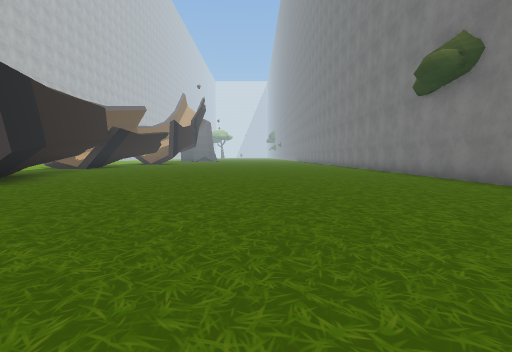
[1] (above)

24 first-person views from a walk through a 3-D level made in the Unity game engine. The camera is 1.2 m above the floor, tilts 4° down and sees 85° across. The floor is counted in squares, 2 m on a side. Each view is taken from the middle of a square. On the plan, view 1 faces up. The plan holds only what a view shows up to about 9 squares ahead; the rest is blank. The place goes on beyond the plan. The player character is not drawn. Some surface patterns are stand-ins.

[2]
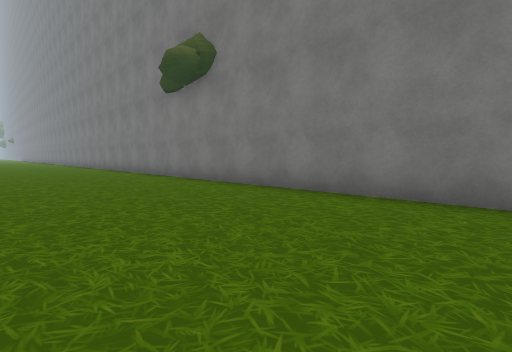

[3]
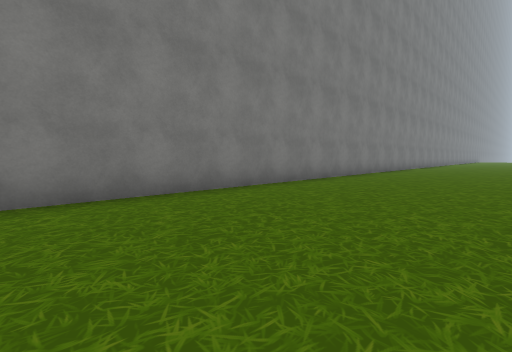

[4]
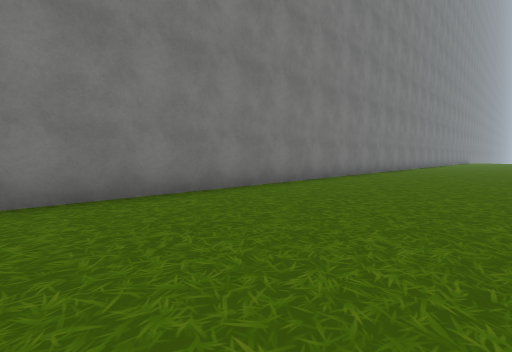

[5]
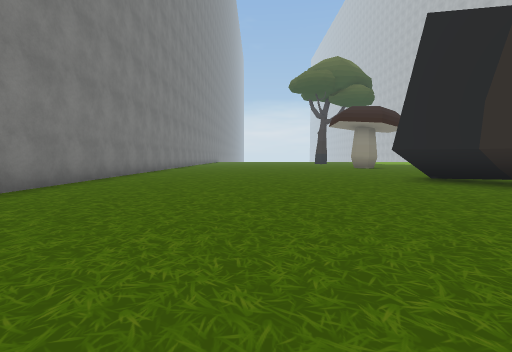

[6]
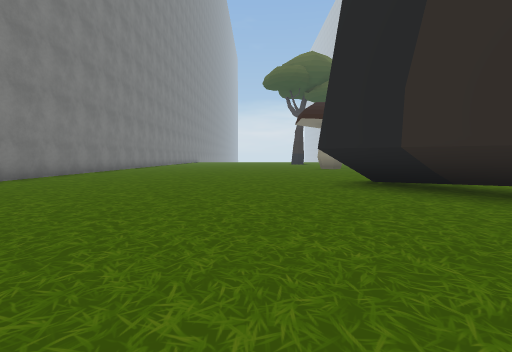

[7]
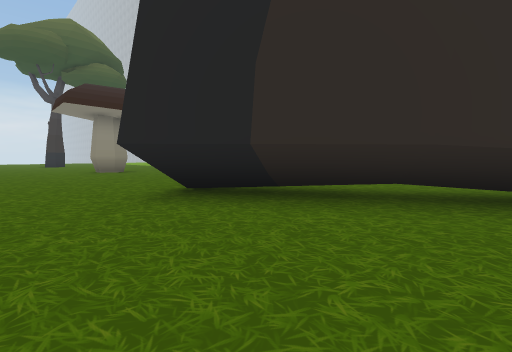

[8]
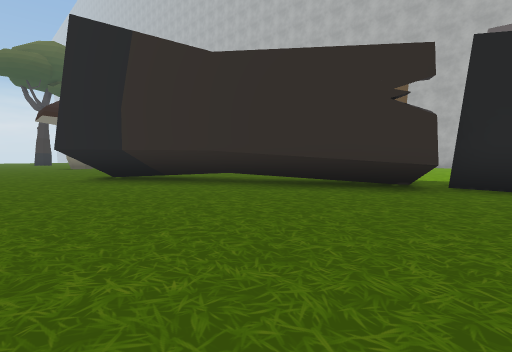

[9]
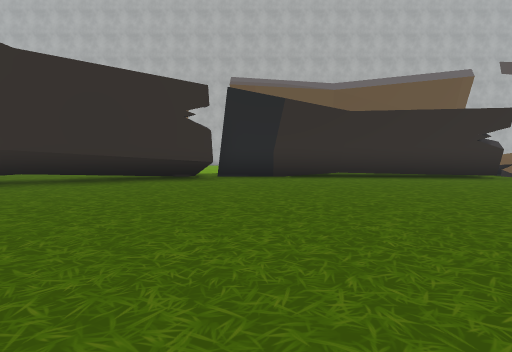

[10]
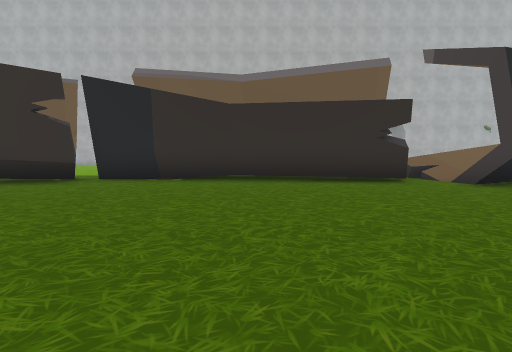

[11]
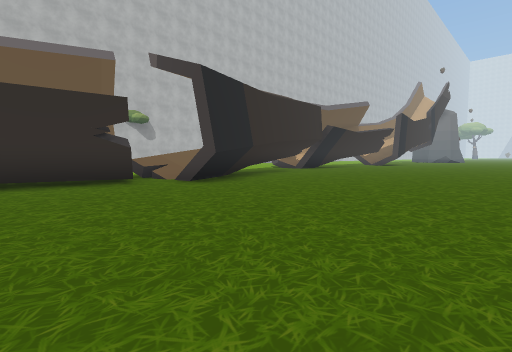

[12]
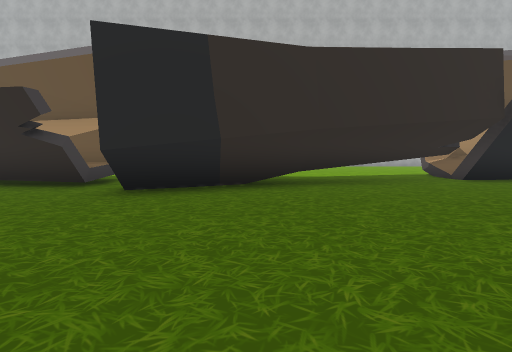

[13]
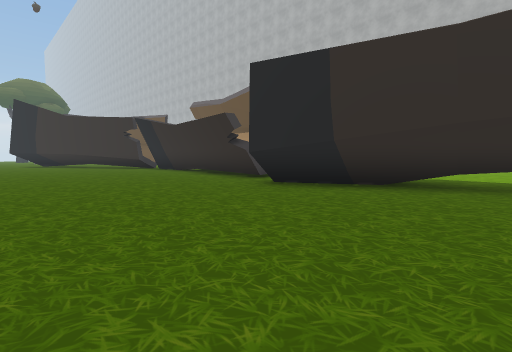

[14]
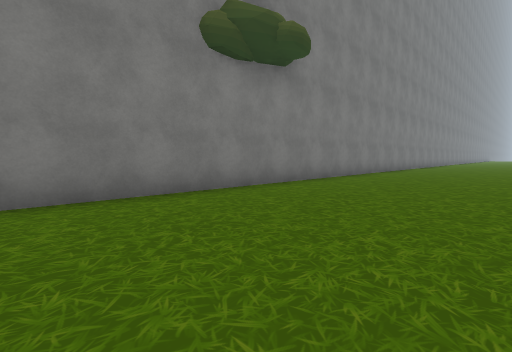

[15]
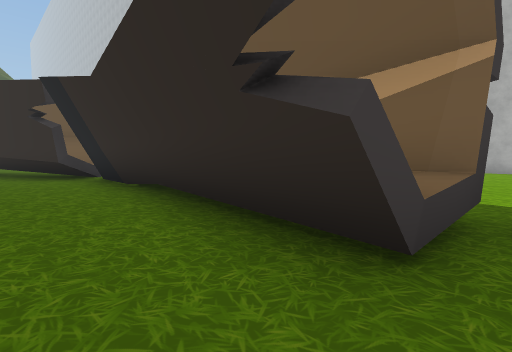

[16]
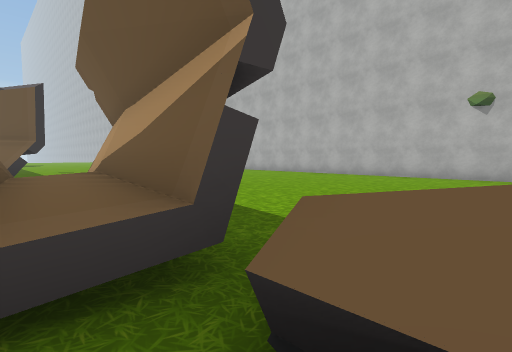

[17]
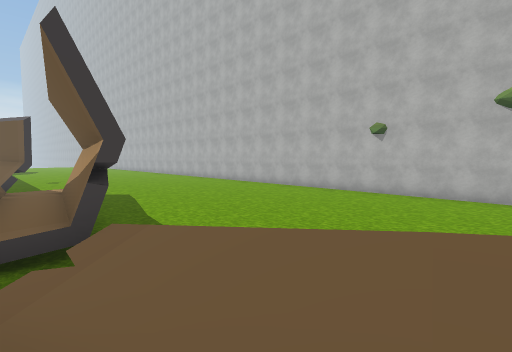

[18]
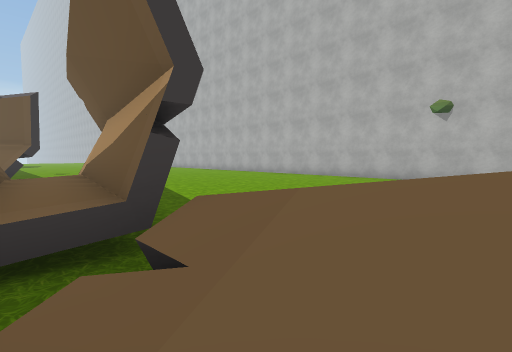

[19]
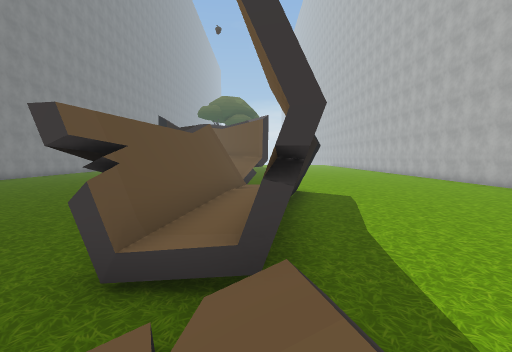

[20]
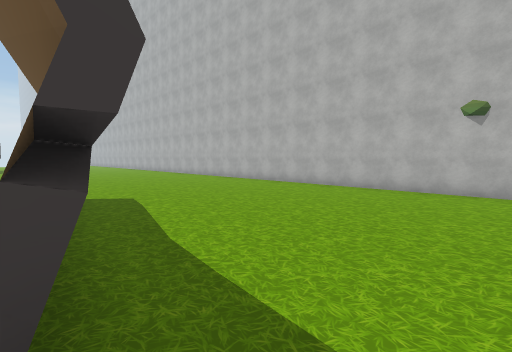

[21]
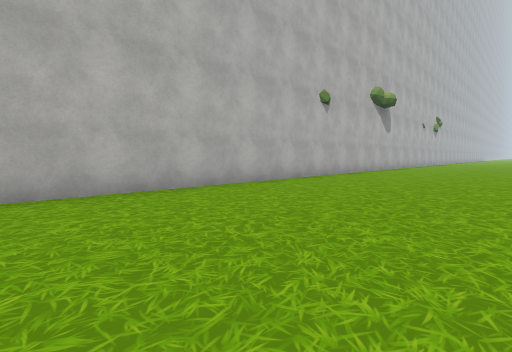

[22]
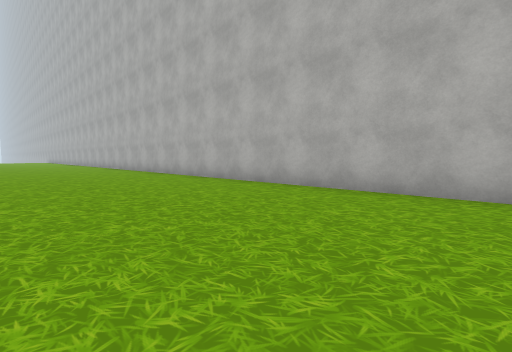

[23]
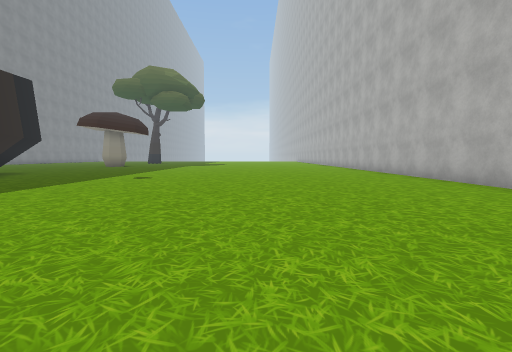

[24]
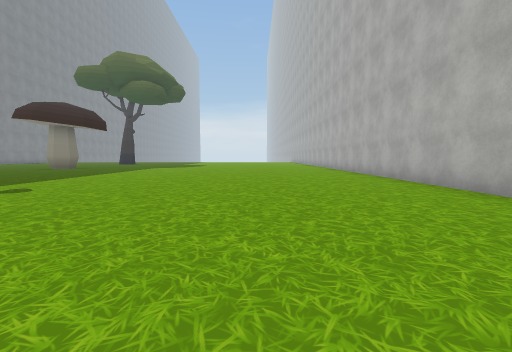

### Floor plan
Key: @ floor where view 1 was taken; # wall or solid block; . floor; / step, stairs or slope; = window, fence, low wall or low ledge; ^ raised ledge; T thing the floor can be seen under or through.
Columns run from 18 left of view 1 to 6 right of it. Each row starts with its distance up from view 1.
 12         ./ /.. ... .....#
 11         ./ /............#
 10         ./  ............#
  9 #......../// ...........#
  8 #......../// ...........#
  7 #......   //#...........#
  6 #.........//#...........#
  5 #.........#.............#
  4 #.........##............#
  3 #........ ##............#
  2 #........###............#
  1 #........#=#............#
  0 #........#=#......@.....#
 -1 #........#=#............#
 -2 #........###............#
 -3 #........#=#............#
 -4 #.........^^#...........#
 -5 #..........^T...........#
 -6 #..........  T..........#
 -7 #...........^^T.........#
 -8 #...........  T.........#
 -9 #............^ #........#
-10 #............# #........#
-11 #..........   ..........#
-12 #...........  ..........#
-13 #.......................#

Where each view was taken, in squares from view 1:
view 1: 0 up, 0 right, facing up
view 2: 1 up, 1 right, facing up-right
view 3: 3 up, 1 right, facing down-right
view 4: 3 down, 1 right, facing down-right
view 5: 3 down, 1 right, facing down
view 6: 4 down, 1 left, facing down
view 7: 6 down, 1 left, facing down-left
view 8: 2 down, 1 left, facing down-left
view 9: 2 down, 1 right, facing left
view 10: 1 up, 0 right, facing left
view 11: 2 up, 0 right, facing up-left
view 12: 8 up, 1 left, facing left
view 13: 10 up, 1 left, facing down-left
view 14: 12 up, 1 right, facing down-right
view 15: 5 up, 5 left, facing down-left
view 16: 6 up, 7 left, facing down-left
view 17: 9 up, 7 left, facing down-left
view 18: 7 up, 7 left, facing down-left
view 19: 7 up, 8 left, facing down
view 20: 6 up, 8 left, facing down-left
view 21: 3 down, 13 left, facing up-left
view 22: 1 down, 13 left, facing down-left
view 23: 1 down, 13 left, facing down
view 24: 4 down, 14 left, facing down
